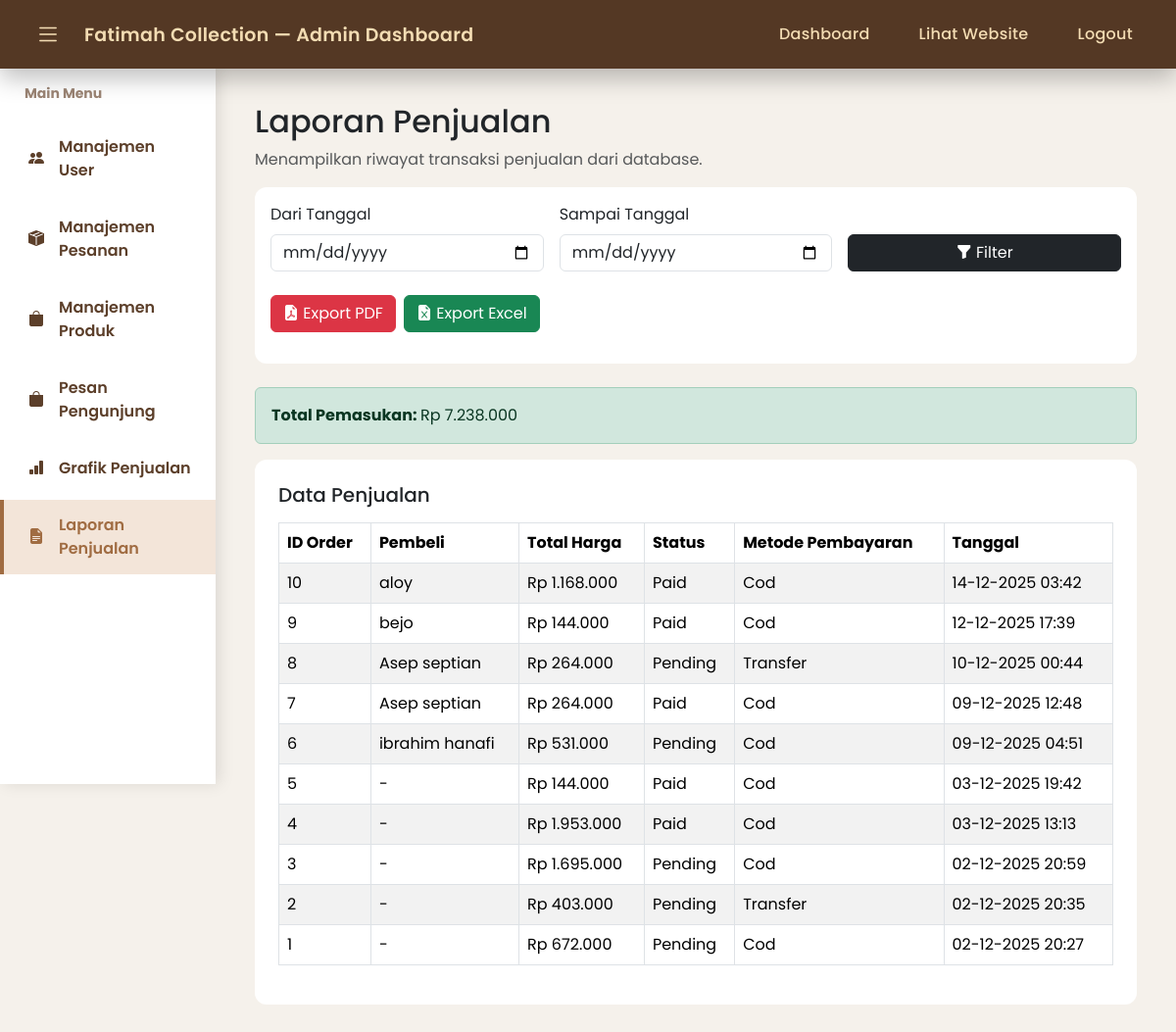
Page /admin/reports/sales_report.php on the committed database.
### tables this page shows
CREATE TABLE `orders` (
  `id` int(11) NOT NULL,
  `user_id` int(11) DEFAULT NULL,
  `total_price` int(11) NOT NULL,
  `status` enum('pending','paid','cancelled') DEFAULT 'pending',
  `payment_method` varchar(50) DEFAULT 'manual',
  `created_at` datetime DEFAULT current_timestamp(),
  `order_code` varchar(50) DEFAULT NULL
);

CREATE TABLE `users` (
  `id` int(11) NOT NULL,
  `name` varchar(100) NOT NULL,
  `email` varchar(150) NOT NULL,
  `password` varchar(255) NOT NULL,
  `created_at` datetime DEFAULT current_timestamp(),
  `profile_photo` varchar(255) DEFAULT NULL
);

### admin/reports/sales_report.php (the view, shortened to what this page needs)
<?php
require_once "../../app/config/database.php";
$start = $_GET['start'] ?? '';
$end   = $_GET['end'] ?? '';
$where = "";
$query = "
    SELECT
        o.id,
        o.total_price,
        o.status,
        o.payment_method,
        o.created_at,
        u.name AS customer_name
    FROM orders o
    LEFT JOIN users u ON u.id = o.user_id
    $where
    ORDER BY o.created_at DESC
";
$result = $db->query($query);
$totalQuery = "
    SELECT SUM(total_price) AS total
    FROM orders o
    $where
";
$total = $db->query($totalQuery)->fetch_assoc()['total'] ?? 0;
?>
<!DOCTYPE html>
<html>
<head>
    <link href="https://cdn.jsdelivr.net/npm/bootstrap@5.3.1/dist/css/bootstrap.min.css" rel="stylesheet">
    <link href="https://cdn.jsdelivr.net/npm/bootstrap-icons@1.11.1/font/bootstrap-icons.css" rel="stylesheet">
</head>
<body>
<?php include "../layout.php"; ?>
<div class="content">
    <h2>Laporan Penjualan</h2>
    <p class="text-muted">Menampilkan riwayat transaksi penjualan dari database.</p>
    <div class="card p-3 mb-4">
        <form class="row g-3" method="GET">
            <div class="col-md-4">
                <label class="form-label">Dari Tanggal</label>
                <input type="date" name="start" class="form-control" value="<?= $start ?>">
            </div>
            <div class="col-md-4">
                <label class="form-label">Sampai Tanggal</label>
                <input type="date" name="end" class="form-control" value="<?= $end ?>">
            </div>
            <div class="col-md-4 d-flex align-items-end">
                <button class="btn btn-dark w-100">
                    <i class="bi bi-funnel-fill"></i> Filter
                </button>
            </div>
        </form>
        <br>
        <div class="mb-3 d-flex gap-2">
            <a href="export_pdf.php?start=<?= $start ?>&end=<?= $end ?>" class="btn btn-danger">
            <i class="bi bi-file-earmark-pdf-fill"></i> Export PDF
            </a>
            <a href="export_excel.php?start=<?= $start ?>&end=<?= $end ?>" class="btn btn-success">
            <i class="bi bi-file-earmark-excel-fill"></i> Export Excel
            </a>
        </div>
    </div>
    <div class="alert alert-success">
        <strong>Total Pemasukan: </strong> Rp <?= number_format($total, 0, ',', '.') ?>
    </div>
    <div class="card p-4">
        <h5 class="mb-3">Data Penjualan</h5>
        <div class="table-responsive">
            <table class="table table-bordered table-striped">
                <thead>
                    <tr>
                        <th>ID Order</th>
                        <th>Pembeli</th>
                        <th>Total Harga</th>
                        <th>Status</th>
                        <th>Metode Pembayaran</th>
                        <th>Tanggal</th>
                    </tr>
                </thead>
                <tbody>
                <?php while ($row = $result->fetch_assoc()): ?>
                    <tr>
                        <td><?= $row['id'] ?></td>
                        <td><?= $row['customer_name'] ?? '-' ?></td>
                        <td>Rp <?= number_format($row['total_price'], 0, ',', '.') ?></td>
                        <td><?= ucfirst($row['status']) ?></td>
                        <td><?= ucfirst($row['payment_method']) ?></td>
                        <td><?= date('d-m-Y H:i', strtotime($row['created_at'])) ?></td>
                    </tr>
                <?php endwhile; ?>
                </tbody>
            </table>
        </div>
    </div>
</div>
</body>
</html>

### admin/reports/sales_report.php (style rules this page uses)
body { background: #f5f1eb; font-family: 'Poppins', sans-serif; }
.card { border-radius: 12px; border: none; }
th { background: #e8ded3; }

### admin/layout.php (style rules this page uses)
body { margin: 0; padding: 0; font-family: 'Poppins', sans-serif; background: #f5f1eb; transition: .3s; }
.content { margin-left: 220px; margin-top: 70px; padding: 35px 40px; transition: .3s; }

### rows in the picture
orders: id "10", user.name "aloy", total_price "1.168.000", status "Paid", payment_method "Cod", created_at "14-12-2025 03:42"
orders: id "9", user.name "bejo", total_price "144.000", status "Paid", payment_method "Cod", created_at "12-12-2025 17:39"
orders: id "8", user.name "Asep septian", total_price "264.000", status "Pending", payment_method "Transfer", created_at "10-12-2025 00:44"
orders: id "7", user.name "Asep septian", total_price "264.000", status "Paid", payment_method "Cod", created_at "09-12-2025 12:48"
orders: id "6", user.name "ibrahim hanafi", total_price "531.000", status "Pending", payment_method "Cod", created_at "09-12-2025 04:51"
orders: id "5", customer_name "-", total_price "144.000", status "Paid", payment_method "Cod", created_at "03-12-2025 19:42"
orders: id "4", customer_name "-", total_price "1.953.000", status "Paid", payment_method "Cod", created_at "03-12-2025 13:13"
orders: id "3", customer_name "-", total_price "1.695.000", status "Pending", payment_method "Cod", created_at "02-12-2025 20:59"
orders: id "2", customer_name "-", total_price "403.000", status "Pending", payment_method "Transfer", created_at "02-12-2025 20:35"
orders: id "1", customer_name "-", total_price "672.000", status "Pending", payment_method "Cod", created_at "02-12-2025 20:27"

### other values in the picture
$total "7.238.000"
